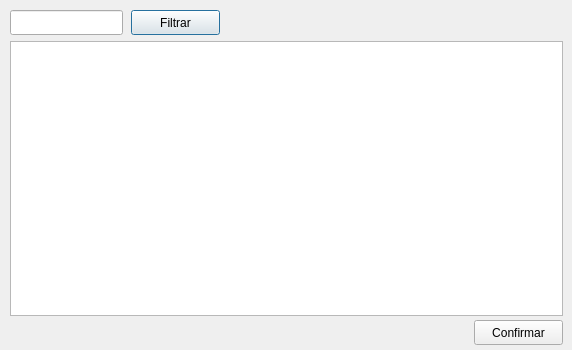
<?xml version="1.0" encoding="UTF-8"?>
<ui version="4.0">
 <class>frms_selecionacliente</class>
 <widget class="QDialog" name="frms_selecionacliente">
  <property name="geometry">
   <rect>
    <x>0</x>
    <y>0</y>
    <width>572</width>
    <height>350</height>
   </rect>
  </property>
  <property name="windowTitle">
   <string>Selecionar Cliente</string>
  </property>
  <widget class="QTableWidget" name="tw_selecionaCliente">
   <property name="geometry">
    <rect>
     <x>10</x>
     <y>41</y>
     <width>553</width>
     <height>275</height>
    </rect>
   </property>
  </widget>
  <widget class="QPushButton" name="btn_filtrarCliente">
   <property name="geometry">
    <rect>
     <x>131</x>
     <y>10</y>
     <width>89</width>
     <height>25</height>
    </rect>
   </property>
   <property name="text">
    <string>Filtrar</string>
   </property>
  </widget>
  <widget class="QLineEdit" name="txt_filtrarCliente">
   <property name="geometry">
    <rect>
     <x>10</x>
     <y>10</y>
     <width>113</width>
     <height>25</height>
    </rect>
   </property>
  </widget>
  <widget class="QPushButton" name="btn_confirmarCliente">
   <property name="geometry">
    <rect>
     <x>474</x>
     <y>320</y>
     <width>89</width>
     <height>25</height>
    </rect>
   </property>
   <property name="text">
    <string>Confirmar</string>
   </property>
  </widget>
 </widget>
 <resources/>
 <connections/>
</ui>
